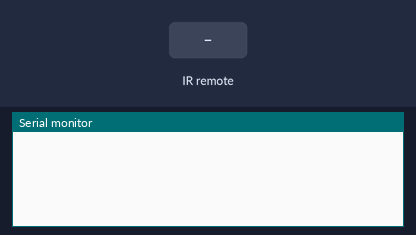
Simulated run of this sketch. Board: Arduino Uno, built with avr-gcc and run on an emulated ATmega328P. Parts: the last lines printed to the serial monitor. Inputs (shaded band) come from the test bench.

Above: at 1.2 s.
1.3 s: infrared code 0xFFA25D received
At 2.4 s:
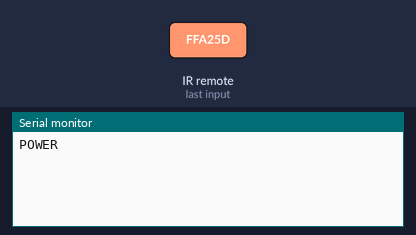
2.8 s: infrared code 0xFFE21D received
At 3.5 s:
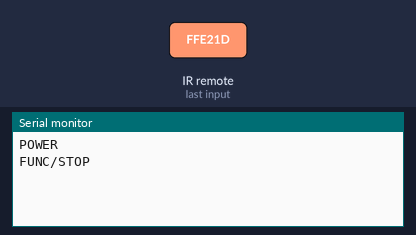
4.3 s: infrared code 0xFF629D received
At 4.7 s:
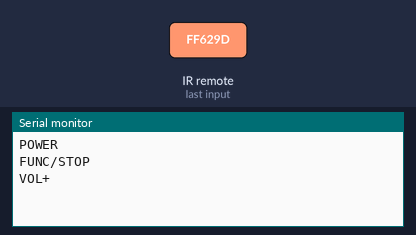
5.8 s: infrared code 0xFF22DD received
At 7.0 s:
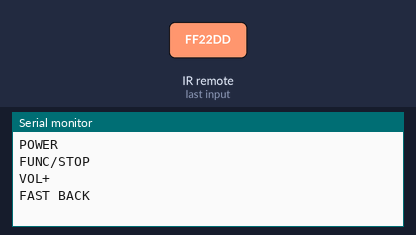
7.3 s: infrared code 0xFF02FD received
At 8.1 s:
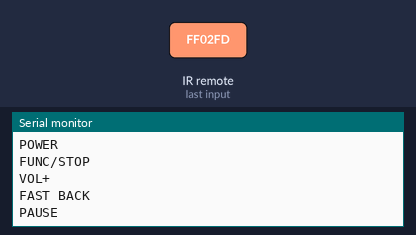
8.8 s: infrared code 0xFFC23D received
At 9.3 s:
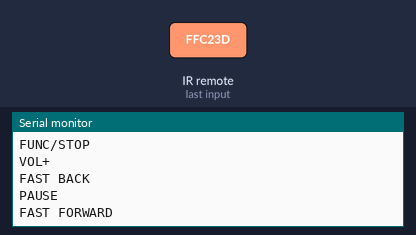

The sketch:

ir.ino
```cpp
#include "ir_receiver.h"

void setup(){
  Serial.begin(9600);
  init_ir_receiver();
}

void loop(){
  if (irrecv.decode(&ir_results)){
    translateIR();
    delay(500);
    irrecv.resume();
  }
}
```

ir_receiver.cpp
```cpp
#include "ir_receiver.h"

IRrecv irrecv(IR_RECEIVER_PIN);
decode_results ir_results;

void init_ir_receiver(){
    irrecv.enableIRIn();
}

void translateIR(){
    switch(ir_results.value){
        case POWER: Serial.println("POWER"); break;
        case FUNC_STOP: Serial.println("FUNC/STOP"); break;
        case VOL_PLUS: Serial.println("VOL+"); break;
        case FAST_BACK: Serial.println("FAST BACK");    break;
        case PAUSE: Serial.println("PAUSE");    break;
        case FAST_FORWARD: Serial.println("FAST FORWARD");   break;
        case DOWN: Serial.println("DOWN");    break;
        case VOL_MINUS: Serial.println("VOL-");    break;
        case UP: Serial.println("UP");    break;
        case EQ: Serial.println("EQ");    break;
        case ST_REPT: Serial.println("ST/REPT");    break;
        case N0: Serial.println("0");    break;
        case N1: Serial.println("1");    break;
        case N2: Serial.println("2");    break;
        case N3: Serial.println("3");    break;
        case N4: Serial.println("4");    break;
        case N5: Serial.println("5");    break;
        case N6: Serial.println("6");    break;
        case N7: Serial.println("7");    break;
        case N8: Serial.println("8");    break;
        case N9: Serial.println("9");    break;
        case UNRECOGNIZED: Serial.println(" REPEAT");break;
        default: Serial.println("?");
    }
}
```

ir_receiver.h
```cpp
#include "IRremote.h"
#include "IRremoteInt.h"

// G -> GND
// R -> 5v
#define IR_RECEIVER_PIN 11 // Y

#define POWER 0xFFA25D
#define FUNC_STOP 0xFFE21D
#define VOL_PLUS 0xFF629D
#define FAST_BACK 0xFF22DD
#define PAUSE 0xFF02FD
#define FAST_FORWARD 0xFFC23D
#define DOWN 0xFFE01F
#define VOL_MINUS 0xFFA857
#define UP 0xFF906F
#define EQ 0xFF9867
#define ST_REPT 0xFFB04F
#define N0 0xFF6897
#define N1 0xFF30CF
#define N2 0xFF18E7
#define N3 0xFF7A85
#define N4 0xFF10EF
#define N5 0xFF38C7
#define N6 0xFF5AA5
#define N7 0xFF42BD
#define N8 0xFF4AB5
#define N9 0xFF52AD
#define UNRECOGNIZED 0xFFFFFFFF

extern IRrecv irrecv;
extern decode_results ir_results;

void init_ir_receiver();
void translateIR();
```

Measured:
- after the input at 1.3 s, the serial monitor: prints a new line at once (image 1)
- after the input at 2.8 s, the serial monitor: prints a new line at once (image 2)
- after the input at 4.3 s, the serial monitor: prints a new line at once (image 3)
- after the input at 5.8 s, the serial monitor: prints a new line at once (image 4)
- after the input at 7.3 s, the serial monitor: prints a new line at once (image 5)
- after the input at 8.8 s, the serial monitor: prints a new line at once (image 6)
